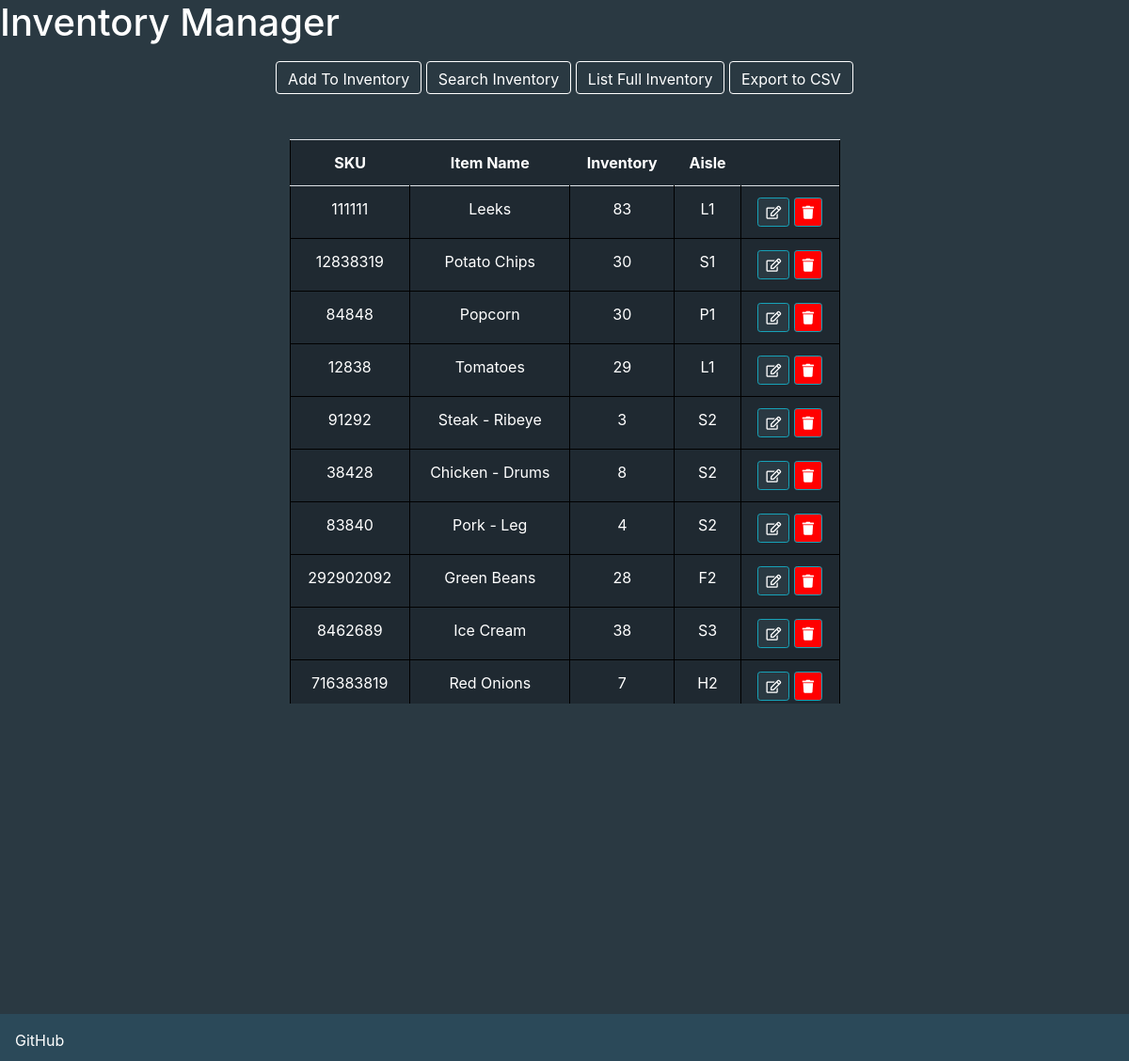
The page / on the database its author committed.
### inventoryApp/models.py (models this page shows)
class InventoryModel(models.Model):
    itemSKU = models.CharField(max_length=200)
    itemName = models.CharField(max_length=200)
    itemAmount = models.IntegerField()
    itemAisle = models.CharField(max_length=201)

### inventoryApp/views.py (the view, shortened to what this page needs)
# urls.py: path('', indexHandler, name='indexHandler'), # Handles Index Load
def indexHandler(request, showList=False):
    if request.POST == {}:
        context = InventoryModel.objects.all()
        return render(request, "home.html", {'query': context})

### templates/home.html (shortened to what this page needs)
<!DOCTYPE html>
<html lang="en">
<head>
    <h1 style="color:white;">Inventory Manager</h1>
        <link rel="stylesheet" href="https://use.fontawesome.com/releases/v5.7.0/css/all.css">
        <link rel="stylesheet" href="https://maxcdn.bootstrapcdn.com/bootstrap/4.0.0/css/bootstrap.min.css">
</head>
<body style="background-color: #2a3942">
    <div class="container-fluid" style="text-align: center;">
        <form enctype="multipart/form-data" method="POST">
            <div class="col">
                 </div>
            <div class="col">
                <input type="submit" name="addToDB" id="addToDB" value="Add To Inventory" class="btn btn-primary">
                <input type="button" id="searchHandler" value="Search Inventory" class="btn btn-primary" onclick="UnhideElement('searchHandler','searchDB', ['itemSku','itemName','itemAisle']);">
                <input type="submit" name="listInventory" id="listInventory" value="List Full Inventory" class="btn btn-primary" onclick="">
                <input type="submit" name="convertToCSV" id="convertToCSV" value="Export to CSV" class="btn btn-primary" onclick="">
            </div>
            </form>
        <br></br>
        <div style="overflow:auto; height:600px;">
            <table id="table" class="table" style=" margin-left:auto;margin-right:auto; width: 50%; background-color:#1f2931;">
                <tr>
                        <th style="color:white" scope="col">SKU</th>
                        <th style="color:white" scope="col">Item Name</th>
                        <th style="color:white" scope="col">Inventory</th>
                        <th style="color:white"scope="col">Aisle</th>
                         <th></th>
                </tr>
                {% for item in query %}
                    <tr>
                        <td style="color:white">{{ item.itemSKU }}</td>
                        <td style="color:white">{{ item.itemName }}</td>
                        <td style="color:white">{{ item.itemAmount }}</td>
                        <td style="color:white">{{ item.itemAisle }}</td>
                        <td style="color:white">
                            <a href="{% url 'editHandler' item.itemSKU %}" class="btn btn-info btn-sm" style="background-color: #2a3942" ><span class="far fa-edit"></span></a>
                            <a href="{% url 'deleteHandler' item.itemSKU %}" style="background-color:red" class="btn btn-info btn-sm"><span class="fas fa-trash"></span></a>
                        </td>
                    </tr>
                {% endfor %}
            </table>
            </div>
            </div>
</body>
<footer class="fixed-bottom">
    <div class="text-left p-3" style="background-color:#2b4959; height: 50px;">
        <a class="text-white" href="https://github.com/mirackara/inventorymanager">GitHub</a>
    </div>
</footer>
</html>

### templates/home.html (style rules this page uses)
.btn-primary, .btn-primary:visited { background-color: #2a3942 !important; border-color: white; height: 35px; }
tr { width:100%; }
td { border: 1px solid black; }
table { width:100%; border: 1px solid black; }

### rows shown on the page
InventoryModel: itemSKU "111111", itemName "Leeks", itemAmount "83", itemAisle "L1"
InventoryModel: itemSKU "12838319", itemName "Potato Chips", itemAmount "30", itemAisle "S1"
InventoryModel: itemSKU "84848", itemName "Popcorn", itemAmount "30", itemAisle "P1"
InventoryModel: itemSKU "12838", itemName "Tomatoes", itemAmount "29", itemAisle "L1"
InventoryModel: itemSKU "91292", itemName "Steak - Ribeye", itemAmount "3", itemAisle "S2"
InventoryModel: itemSKU "38428", itemName "Chicken - Drums", itemAmount "8", itemAisle "S2"
InventoryModel: itemSKU "83840", itemName "Pork - Leg", itemAmount "4", itemAisle "S2"
InventoryModel: itemSKU "292902092", itemName "Green Beans", itemAmount "28", itemAisle "F2"
InventoryModel: itemSKU "8462689", itemName "Ice Cream", itemAmount "38", itemAisle "S3"
InventoryModel: itemSKU "716383819", itemName "Red Onions", itemAmount "7", itemAisle "H2"
